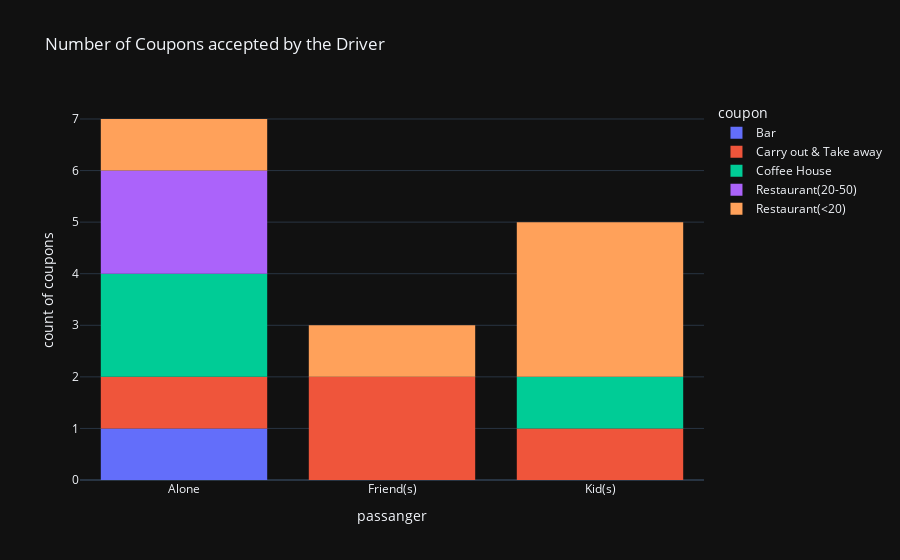

Here is the notebook cell this chart was saved with:
### Code cell
df_c = df_accept.groupby(['coupon','passanger']).count()
df_c = df_c.reset_index()
fig = px.histogram(df_c, y='gender', x='passanger', color='coupon', title='Number of Coupons accepted by the Driver')
fig.for_each_trace(lambda t: t.update(hovertemplate=t.hovertemplate.replace("sum of gender", "count of coupons")))
fig.for_each_yaxis(lambda a: a.update(title_text=a.title.text.replace("sum of gender", "count of coupons")))

### Figure 1 — Plotly figure (JSON) as saved in the notebook; plotly's stock layout.template omitted (floating-point values rounded to 4 significant figures)
{"data": [{"alignmentgroup": "True", "bingroup": "x", "histfunc": "sum", "hovertemplate": "coupon=Bar<br>passanger=%{x}<br>count of coupons=%{y}<extra></extra>", "legendgroup": "Bar", "marker": {"color": "#636efa", "pattern": {"shape": ""}}, "name": "Bar", "offsetgroup": "Bar", "orientation": "v", "showlegend": true, "x": ["Alone"], "xaxis": "x", "y": [1], "yaxis": "y", "type": "histogram"}, {"alignmentgroup": "True", "bingroup": "x", "histfunc": "sum", "hovertemplate": "coupon=Carry out & Take away<br>passanger=%{x}<br>count of coupons=%{y}<extra></extra>", "legendgroup": "Carry out & Take away", "marker": {"color": "#EF553B", "pattern": {"shape": ""}}, "name": "Carry out & Take away", "offsetgroup": "Carry out & Take away", "orientation": "v", "showlegend": true, "x": ["Alone", "Friend(s)", "Kid(s)"], "xaxis": "x", "y": [1, 2, 1], "yaxis": "y", "type": "histogram"}, {"alignmentgroup": "True", "bingroup": "x", "histfunc": "sum", "hovertemplate": "coupon=Coffee House<br>passanger=%{x}<br>count of coupons=%{y}<extra></extra>", "legendgroup": "Coffee House", "marker": {"color": "#00cc96", "pattern": {"shape": ""}}, "name": "Coffee House", "offsetgroup": "Coffee House", "orientation": "v", "showlegend": true, "x": ["Alone", "Kid(s)"], "xaxis": "x", "y": [2, 1], "yaxis": "y", "type": "histogram"}, {"alignmentgroup": "True", "bingroup": "x", "histfunc": "sum", "hovertemplate": "coupon=Restaurant(20-50)<br>passanger=%{x}<br>count of coupons=%{y}<extra></extra>", "legendgroup": "Restaurant(20-50)", "marker": {"color": "#ab63fa", "pattern": {"shape": ""}}, "name": "Restaurant(20-50)", "offsetgroup": "Restaurant(20-50)", "orientation": "v", "showlegend": true, "x": ["Alone"], "xaxis": "x", "y": [2], "yaxis": "y", "type": "histogram"}, {"alignmentgroup": "True", "bingroup": "x", "histfunc": "sum", "hovertemplate": "coupon=Restaurant(<20)<br>passanger=%{x}<br>count of coupons=%{y}<extra></extra>", "legendgroup": "Restaurant(<20)", "marker": {"color": "#FFA15A", "pattern": {"shape": ""}}, "name": "Restaurant(<20)", "offsetgroup": "Restaurant(<20)", "orientation": "v", "showlegend": true, "x": ["Alone", "Friend(s)", "Kid(s)"], "xaxis": "x", "y": [1, 1, 3], "yaxis": "y", "type": "histogram"}], "layout": {"xaxis": {"anchor": "y", "domain": [0.0, 1.0], "title": {"text": "passanger"}}, "yaxis": {"anchor": "x", "domain": [0.0, 1.0], "title": {"text": "count of coupons"}}, "legend": {"title": {"text": "coupon"}, "tracegroupgap": 0}, "title": {"text": "Number of Coupons accepted by the Driver"}, "barmode": "relative"}}
